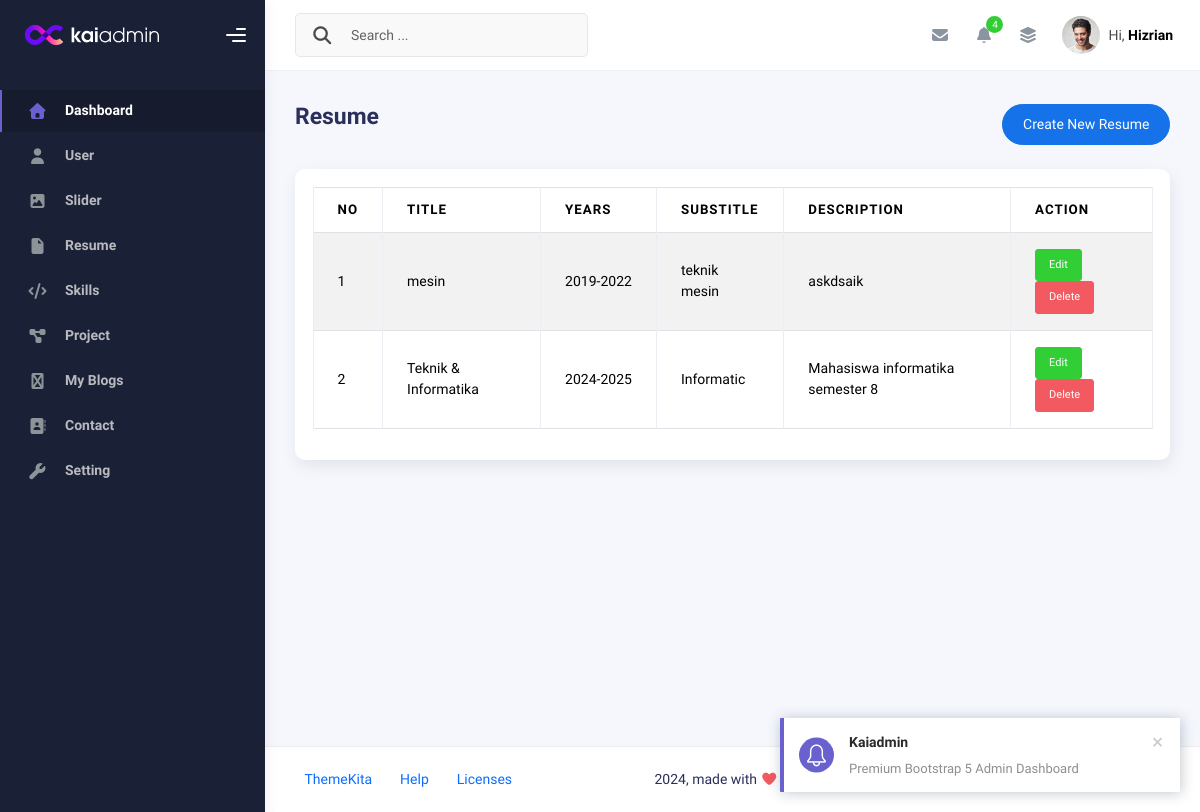
/admin/app.php?page=resume (signed in), run on an earlier commit of the app's database.
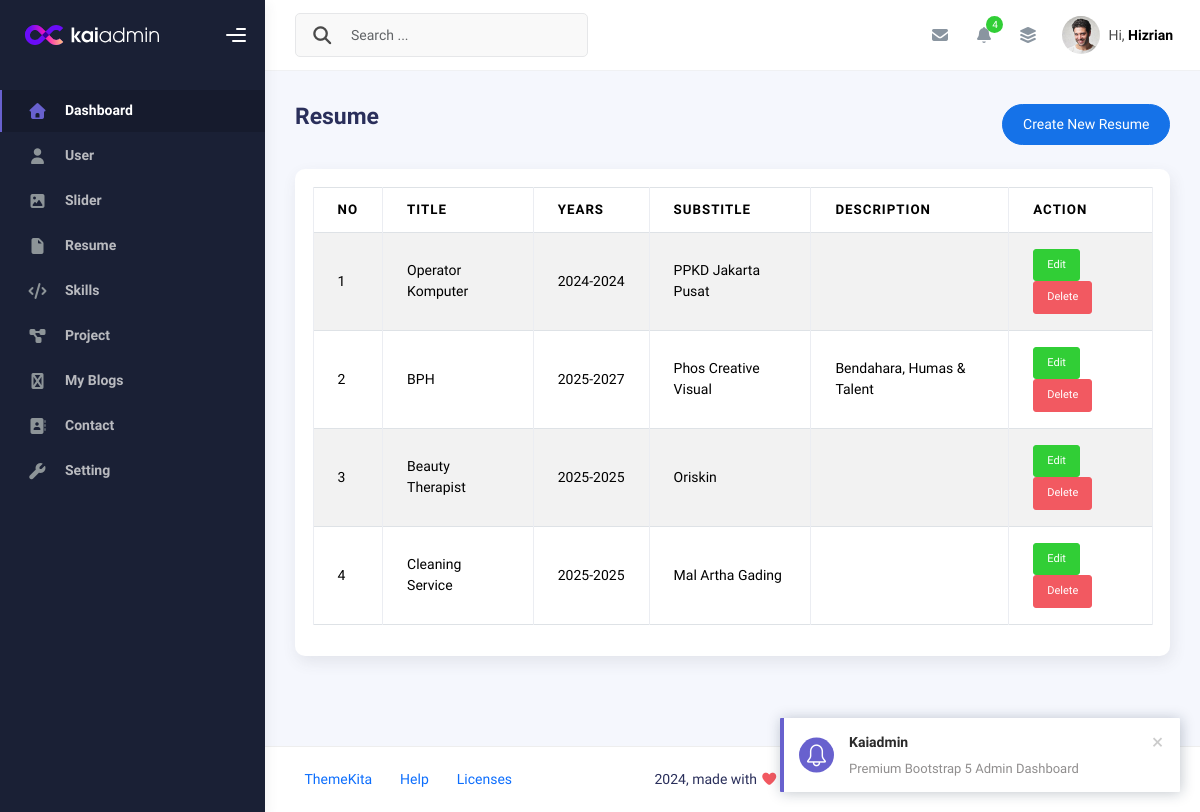
And on a later commit of the database.
### tables this page shows
CREATE TABLE `resume` (
  `id` int(11) NOT NULL,
  `title` varchar(50) NOT NULL,
  `year_start` year(4) NOT NULL,
  `year_end` year(4) NOT NULL,
  `substitle` varchar(50) NOT NULL,
  `description` text NOT NULL,
  `created_at` timestamp NOT NULL DEFAULT current_timestamp(),
  `updated_at` timestamp NULL DEFAULT NULL ON UPDATE current_timestamp()
);

### admin/resume.php (the view, shortened to what this page needs)
<?php
$query = mysqli_query($conn, "SELECT * FROM resume ORDER BY id DESC");
$rows = mysqli_fetch_all($query, MYSQLI_ASSOC);
?>
<div
  class="d-flex align-items-left align-items-md-center flex-column flex-md-row pt-2 pb-4">
  <div>
    <h3 class="fw-bold mb-3">Resume</h3>
  </div>
  <div class="ms-md-auto py-2 py-md-0">
    <a href="app.php?page=create-resume" class="btn btn-primary btn-round">Create New Resume</a>
  </div>
</div>
<div class="row">
  <div class="col-sm-6 col-md-12">
    <div class="card">
      <div class="card-body">
        <table class="table table-bordered table-striped">
          <thead>
            <tr>
              <th>No</th>
              <th>Title</th>
              <th>Years</th>
              <th>Substitle</th>
              <th>Description</th>
              <th>Action</th>
            </tr>
          </thead>
          <tb>
            <?php
            foreach ($rows as $index => $row): ?>
              <tr>
                <td><?php echo $index += 1 ?></td>
                <td><?php echo $row['title']  ?></td>
                <td><?php echo $row['year_start'] . "-" . $row['year_end'] ?></td>
                <td><?php echo $row['substitle'] ?></td>
                <td><?php echo $row['description'] ?></td>
                <td>
                  <a class="btn btn-success btn-sm"
                    href="app.php?page=create-resume&edit=<?php echo $row['id'] ?>
                          ">Edit</a>
                  <a onclick="return confirm('Are you sure wanna delete this data?')" class="btn btn-danger btn-sm"
                    href="app.php?page=resume&delete=<?php echo $row['id'] ?>">Delete</a>
                </td>
              </tr>
            <?php endforeach ?>
          </tb>
        </table>
      </div>
    </div>
  </div>
</div>

What changed in the data, as far as the page shows it:
removed resume: index "1", title "mesin", year_start "2019", year_end "2022", substitle "teknik mesin", description "askdsaik"
removed resume: index "2", title "Teknik & Informatika", year_start "2024", year_end "2025", substitle "Informatic", description "Mahasiswa informatika semester 8"
added resume: index "1", title "Operator Komputer", year_start "2024", year_end "2024", substitle "PPKD Jakarta Pusat"
added resume: index "2", title "BPH", year_start "2025", year_end "2027", substitle "Phos Creative Visual", description "Bendahara, Humas & Talent"
added resume: index "3", title "Beauty Therapist", year_start "2025", year_end "2025", substitle "Oriskin"
added resume: index "4", title "Cleaning Service", year_start "2025", year_end "2025", substitle "Mal Artha Gading"
